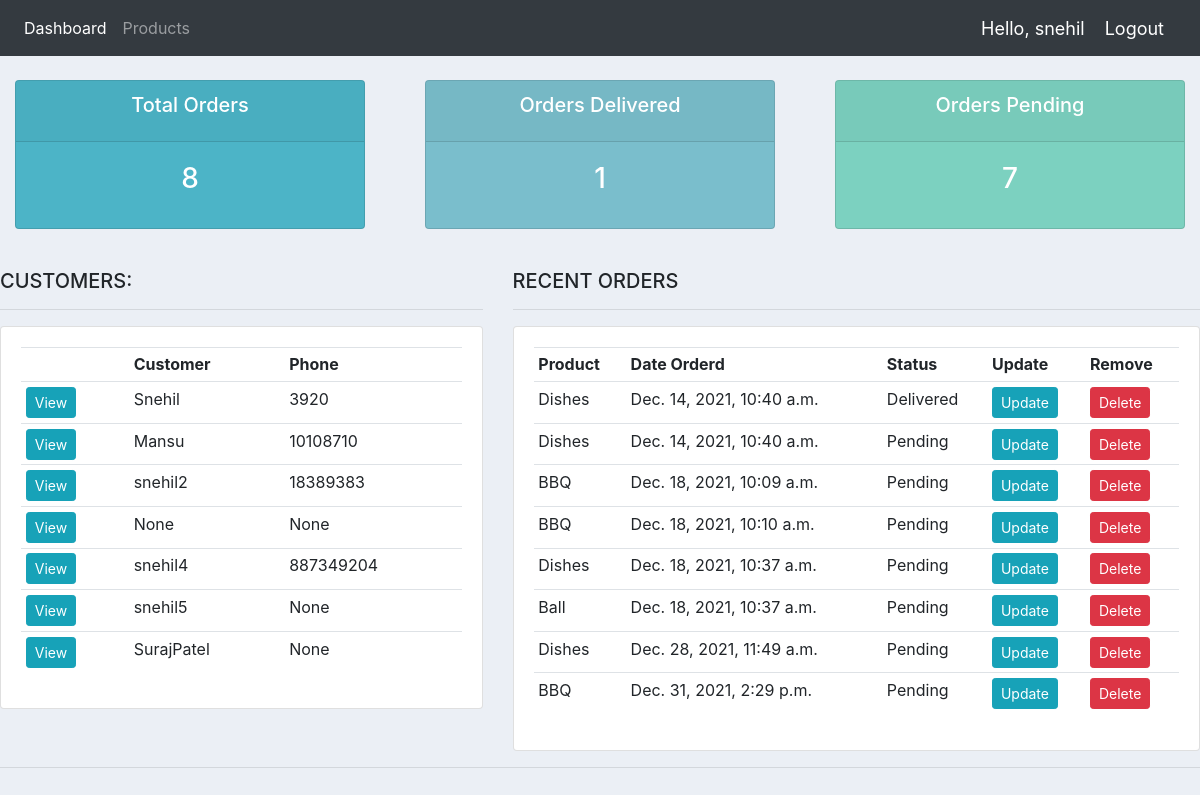
The app's page / (signed in) with its own data.
### accounts/models.py (models this page shows, shortened)
class Customer(models.Model):
	user = models.OneToOneField(User, null=True, blank=True, on_delete=models.CASCADE)
	name = models.CharField(max_length=200, null=True)
	phone = models.CharField(max_length=200, null=True)
	email = models.CharField(max_length=200, null=True)
	profile_pic = models.ImageField(default ='profile_pic.png',null=True,blank=True)
	date_created = models.DateTimeField(auto_now_add=True, null=True)

class Order(models.Model):
	STATUS = (
			('Pending', 'Pending'),
			('Out for delivery', 'Out for delivery'),
			('Delivered', 'Delivered'),
			)
	customer = models.ForeignKey(Customer, null=True, on_delete=models.SET_NULL)
	product = models.ForeignKey(Product, null=True, on_delete=models.SET_NULL)
	date_created = models.DateTimeField(auto_now_add=True, null=True)
	status = models.CharField(max_length=200, null=True, choices=STATUS)

class Product(models.Model):
	CATEGORY = (
			('Indoor', 'Indoor'),
			('Out Door', 'Out Door'),
			)
	name = models.CharField(max_length=200, null=True)
	price = models.FloatField(null=True)
	category = models.CharField(max_length=200, null=True, choices=CATEGORY)
	description = models.CharField(max_length=200, null=True, blank=True)
	date_created = models.DateTimeField(auto_now_add=True, null=True)
	tags = models.ManyToManyField(Tag)
	def __str__(self):
		return str(self.name)

### accounts/decorators.py (the view)
	def wrapper_function(request, *args, **kwargs):
		group = None
		if request.user.groups.exists():
			group = request.user.groups.all()[0].name
		if group == 'customers':
			return redirect('user-page')
		if group == 'admin':
			return view_func(request, *args, **kwargs)

### accounts/views.py (called while the page is built)
@login_required(login_url='login')
@admin_only
def home(request):
    orders = Order.objects.all()
    customers = Customer.objects.all()
    total_customers = customers.count()
    total_orders = orders.count()
    delivered = orders.filter(status='Delivered').count()
    pending = orders.filter(status='Pending').count()
    context = {'orders':orders , 'customers':customers ,
    'total_orders':total_orders, 'delivered':delivered, 'pending':pending}
    return render(request,'accounts/dashboard.html', context)

### accounts/templates/accounts/dashboard.html
{% extends 'accounts/main.html' %}
{% block content %}
{% include 'accounts/status.html' %}
<br>
<div class="row">
    <div class="col-md-5">
		<h5>CUSTOMERS:</h5>
		<hr>
		<div class="card card-body">
			<table class="table table-sm">
				<tr>
					<th></th>
					<th>Customer</th>
					<th>Phone</th>
				</tr>
				{% for i in customers %}
					<tr>
						<td><a class="btn btn-sm btn-info" href="{% url 'customer' i.id %}">View</a></td>
						<td>{{i.name}}</td>
						<td>{{i.phone}}</td>
					</tr>
				{% endfor %}
			</table>
		</div>
	</div>
    <div class="col-md-7">
		<h5>RECENT ORDERS</h5>
		<hr>
		<div class="card card-body">
			<table class="table table-sm">
				<tr>
					<th>Product</th>
					<th>Date Orderd</th>
					<th>Status</th>
					<th>Update</th>
					<th>Remove</th>
				</tr>
				{% for i in orders %}
					<tr>
						<td>{{i.product}}</td>
						<td>{{i.date_created}}</td>
						<td>{{i.status}}</td>
						<td><a class="btn btn-sm btn-info" href="{% url 'update_order' i.id %}">Update</a></td>
						<td><a class="btn btn-sm btn-danger" href="{% url 'delete_order' i.id %}">Delete</a></td>
					</tr>
				{% endfor %}
			</table>
		</div>
	</div>
</div>
{% endblock %}

### accounts/templates/accounts/main.html (shortened to what this page needs)
{% load static %}
<!DOCTYPE html>
<html lang="en">
<head>
    <link rel="stylesheet" href="https://stackpath.bootstrapcdn.com/bootstrap/4.3.1/css/bootstrap.min.css">
    <link rel="stylesheet" href="{% static '/css/main.css' %}">
</head>
<body>
    {% include 'accounts/navbar.html' %}
    {% block content %}
    {% endblock %}
    <hr>
</body>
</html>

### accounts/templates/accounts/navbar.html (shortened to what this page needs)
{% load static %}
<nav class="navbar navbar-expand-lg navbar-dark bg-dark">
  <div class="collapse navbar-collapse" id="navbarNav">
    <ul class="navbar-nav">
      {% if request.user.is_staff %}
      <li class="nav-item active">
        <a class="nav-link" href="{% url 'home' %}">Dashboard</a>
      </li>
      <li class="nav-item">
        <a class="nav-link" href="{% url 'products' %}">Products</a>
      </li>
      {% else %}
       <li class="nav-item">
        <a class="nav-link" href="{% url 'account' %}">Settings</a>
      </li>
      {% endif %}
    </ul>
  </div>
  <span class="hello-msg">Hello, {{request.user}}</span>
  <span ><a  class="hello-msg" href="{% url 'logout' %}">Logout</a></span>
</nav>

### accounts/templates/accounts/status.html
<br>
<div class="row">
	<div class="col">
		<div class="col-md">
			<div class="card text-center text-white  mb-3" id="total-orders">
			  	<div class="card-header">
			  		<h5 class="card-title">Total Orders</h5>
			  	</div>
			  	<div class="card-body">
			    	<h3 class="card-title">{{total_orders}}</h3>
			  	</div>
			</div>
		</div>
	</div>
	<div class="col">
		<div class="col-md">
			<div class="card text-center text-white  mb-3" id="orders-delivered">
			  	<div class="card-header">
			  		<h5 class="card-title">Orders Delivered</h5>
			  	</div>
			  	<div class="card-body">
			    	<h3 class="card-title">{{delivered}}</h3>
			  	</div>
			</div>
		</div>
	</div>
	<div class="col">
		<div class="col-md">
			<div class="card text-center text-white  mb-3" id="orders-pending">
			  	<div class="card-header">
			  		<h5 class="card-title">Orders Pending</h5>
			  	</div>
			  	<div class="card-body">
			    	<h3 class="card-title">{{pending}}</h3>
			  	</div>
			</div>
		</div>
	</div>
</div>

### static/css/main.css (style rules this page uses)
body { background-color: #ebeff5; }
#total-orders { background-color: #4cb4c7; }
#orders-delivered { background-color: #7abecc; }
#orders-pending { background-color: #7CD1C0; }

### accounts/templates/accounts/navbar.html (style rules this page uses)
.hello-msg { font-size: 18px; color: #fff; margin-right: 20px; }

### records on screen
Customer: name "Snehil", phone "3920"
Customer: name "Mansu", phone "10108710"
Customer: name "snehil2", phone "18389383"
Customer: name "None", phone "None"
Customer: name "snehil4", phone "887349204"
Customer: name "snehil5", phone "None"
Customer: name "SurajPatel", phone "None"
Order: product "Dishes", date_created "Dec. 14, 2021, 10:40 a.m.", status "Delivered"
Order: product "Dishes", date_created "Dec. 14, 2021, 10:40 a.m.", status "Pending"
Order: product "BBQ", date_created "Dec. 18, 2021, 10:09 a.m.", status "Pending"
Order: product "BBQ", date_created "Dec. 18, 2021, 10:10 a.m.", status "Pending"
Order: product "Dishes", date_created "Dec. 18, 2021, 10:37 a.m.", status "Pending"
Order: product "Ball", date_created "Dec. 18, 2021, 10:37 a.m.", status "Pending"
Order: product "Dishes", date_created "Dec. 28, 2021, 11:49 a.m.", status "Pending"
Order: product "BBQ", date_created "Dec. 31, 2021, 2:29 p.m.", status "Pending"

### other values on screen
{{ request.user }} "snehil"
{{ total_orders }} "8"
{{ delivered }} "1"
{{ pending }} "7"
